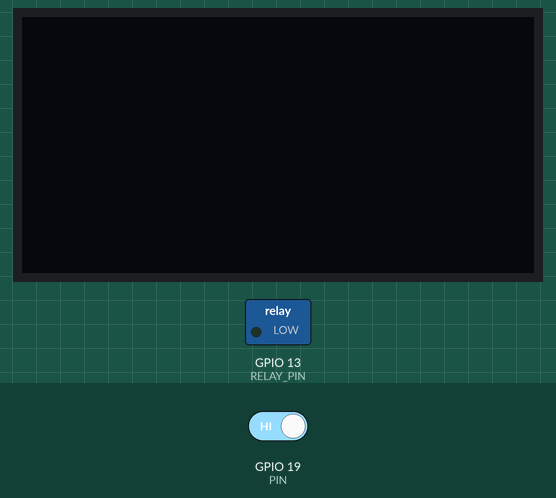
The program below on a simulated ESP32. On the bench: 128×64 one-colour display, switched loads named in the program (green lamp = pin HIGH). The test bench sets the inputs (shaded band); at power-on: GPIO 19 (PIN) HIGH. What the program prints to the serial monitor is not drawn.

Above: at 1.2 s.
1.3 s: GPIO 19 (PIN) driven LOW
At 2.7 s:
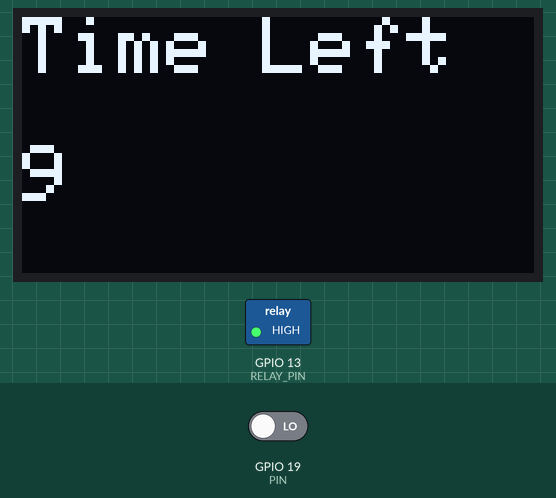
At 11.57 s:
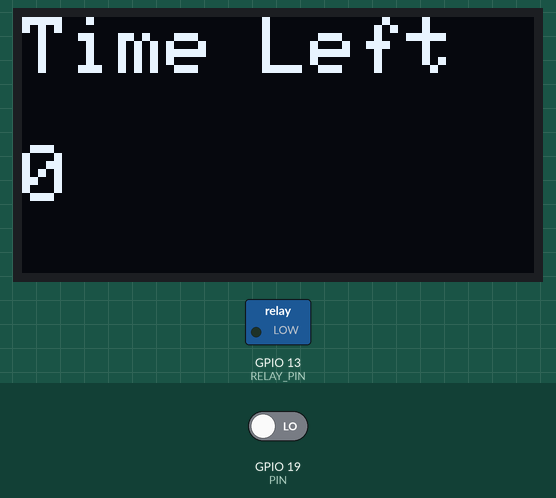
Timing chart, 0 to 11.8 s (numbered marks = the images above; inputs shaded):
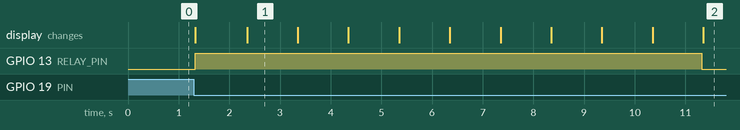

Measured:
- after the input at 1.3 s, GPIO 13 (RELAY_PIN): LOW → HIGH at once, → LOW 10.0 s later; the display: first differs from a run without the input at once (image 1 shows a later state)
- what the display in image 1 shows lasts 1.0 s, from 2.4 s to 3.4 s

The program:

main.cpp
```cpp
#include <Arduino.h>
#include <EEPROM.h>
#include <elapsedMillis.h>
#include "OLED_Displayer.h"

const int OLED_WIDTH = 128;
const int OLED_HEIGHT = 64;
Adafruit_SSD1306 display(OLED_WIDTH, OLED_HEIGHT, &Wire, -1);
OLEDDisplayer oledDisplayer(OLED_WIDTH, OLED_HEIGHT, display);

// Sum of all the  coins inseted
int totalAmount = 0;
volatile bool updateDisplay = false;
volatile bool coinInserted = false;

elapsedMillis timer;
elapsedMillis countDownTimer;
long interval_timer = 10000;
bool countDownStarted = false;

const uint8_t PIN = 19;

const uint8_t RELAY_PIN = 13;

void turnOnRelay();
void turnOffRelay();

void IRAM_ATTR isr()
{
  coinInserted = true;
  updateDisplay = true;
}

void setup()
{
  Serial.begin(9600);
  attachInterrupt(PIN, isr, FALLING);

  oledDisplayer.begin();
  pinMode(RELAY_PIN, OUTPUT);
  turnOffRelay();

  Serial.println("Begin coin counter...");
}

void loop()
{
  if (coinInserted)
  {
    coinInserted = false;
    totalAmount = totalAmount + 1;
    oledDisplayer.displayText("Total :", totalAmount, 2);
    if (totalAmount > 0 && !countDownStarted)
    {
      countDownStarted = true;
      timer = 0;
      countDownTimer = timer;
      turnOnRelay();
    }
  }
  if (totalAmount > 0 && countDownStarted)
  {
    if (timer >= interval_timer * totalAmount)
    {
      Serial.println("Time is up!");
      turnOffRelay();
      countDownStarted = false;
      totalAmount = 0;
      oledDisplayer.displayText("Time Left", "0", 2);
    }
  }

  if (countDownTimer >= 1000)
  {
    if (countDownStarted)
    {
      countDownTimer = 0;
      long timeLeft = ((interval_timer * totalAmount) - timer) / 1000;
      Serial.print("timeLeft :");
      Serial.println(timeLeft);
      oledDisplayer.displayText("Time Left", timeLeft, 2);
    }
  }
}

void turnOnRelay()
{
  digitalWrite(RELAY_PIN, HIGH);
}
void turnOffRelay()
{
  digitalWrite(RELAY_PIN, LOW);
}
```

OLED_Displayer.cpp
```cpp
#include "OLED_Displayer.h"

OLEDDisplayer::OLEDDisplayer(int w, int h, Adafruit_SSD1306 oledDisplay) : width(w), height(h), display(oledDisplay)
{
}
void OLEDDisplayer::displayText(const char *text, const char *text2, uint8_t textSize)
{
    display.clearDisplay();
    display.setTextSize(textSize);
    display.setTextColor(SSD1306_WHITE);
    display.cp437(true);
    display.setCursor(0, 0);
    display.write(text);
    if (strcmp(text2, "") != 0)
    {
        display.setCursor(0, 32);
        display.write(text2);
    }

    display.display();
}
void OLEDDisplayer::displayText(const char *text, uint8_t amount, uint8_t textSize)
{
    display.clearDisplay();
    display.setTextSize(textSize);
    display.setTextColor(SSD1306_WHITE);
    display.cp437(true);

    // Start at top-left corner
    display.setCursor(0, 0);
    display.write(text);

    char buffer[10];
    sprintf(buffer, "%d", amount);
    display.setCursor(0, 32);
    display.write(buffer);

    display.display();
}

void OLEDDisplayer::begin()
{
    display.begin(SSD1306_SWITCHCAPVCC, 0X3C);
    this->clearOLEDDisplay();
}

void OLEDDisplayer::clearOLEDDisplay()
{
    display.clearDisplay();
    display.display();
}
```

OLED_Displayer.h
```cpp
#ifndef OLED_DISPLAYER
#define OLED_DISPLAYER
#include "Arduino.h"
#include <Wire.h>
#include <Adafruit_GFX.h>
#include <Adafruit_SSD1306.h>

class OLEDDisplayer
{
private:
    int width;
    int height;
    Adafruit_SSD1306 display;

public:
    OLEDDisplayer(int, int, Adafruit_SSD1306);
    void begin();
    void displayText(const char *text1, const char *text2 = "", uint8_t textSize = 1);
    void displayText(const char *text1, uint8_t amount, uint8_t textSize = 1);
    void clearOLEDDisplay();
};
#endif
```
